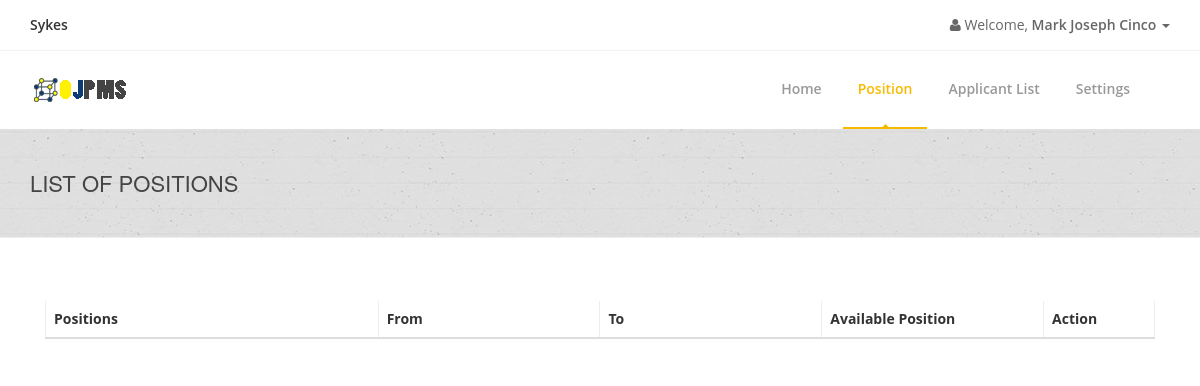
The page /company/company-positionlist.php (signed in) on the database as committed earlier.
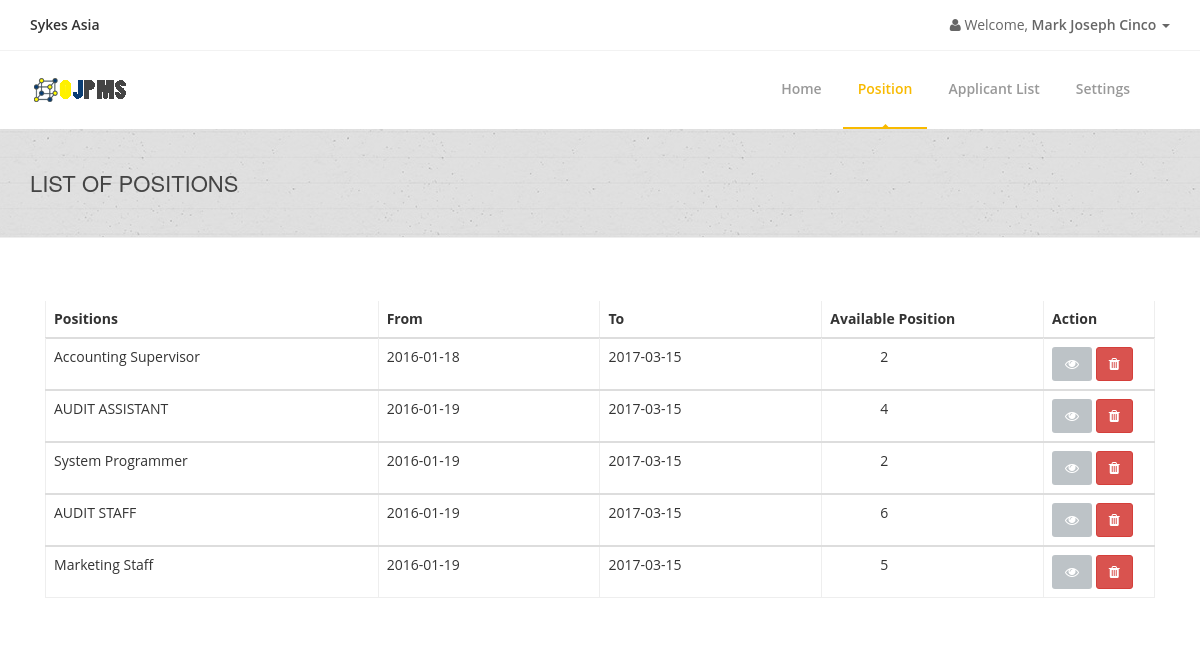
The same page on the database as committed later.
### tables this page shows
CREATE TABLE `companyinfotbl` (
  `CompanyID` int(255) NOT NULL AUTO_INCREMENT,
  `CompanyName` varchar(255) DEFAULT NULL,
  `Description` varchar(10000) DEFAULT NULL,
  `Industry` varchar(255) DEFAULT '',
  `Classification` varchar(255) DEFAULT NULL,
  `City` varchar(255) DEFAULT NULL,
  `PostalCode` varchar(255) DEFAULT NULL,
  `PhoneNum` varchar(255) DEFAULT NULL,
  `MobileNum` varchar(255) DEFAULT NULL,
  `Fax` varchar(255) DEFAULT NULL,
  `FirstName` varchar(255) DEFAULT NULL,
  `MiddleName` varchar(255) DEFAULT NULL,
  `LastName` varchar(255) DEFAULT NULL,
  `Position` varchar(255) DEFAULT NULL,
  `Department` varchar(255) DEFAULT NULL,
  `Email` varchar(255) DEFAULT NULL,
  `Password` varchar(255) DEFAULT NULL,
  `SaltedPassword` varchar(255) DEFAULT NULL,
  `Address` varchar(255) DEFAULT NULL,
  `Status` varchar(255) DEFAULT NULL,
  `Website` varchar(255) DEFAULT NULL,
  `ProfileImage` varchar(255) DEFAULT NULL,
  PRIMARY KEY (`CompanyID`)
);

CREATE TABLE `comppositiontbl` (
  `PositionID` int(11) NOT NULL AUTO_INCREMENT,
  `CompanyID` varchar(50) DEFAULT NULL,
  `Email` varchar(255) DEFAULT NULL,
  `PostingDateFrom` varchar(255) DEFAULT NULL,
  `PostingDateTo` varchar(255) DEFAULT NULL,
  `PositionTitle` varchar(255) DEFAULT NULL,
  `PositionLevel` varchar(255) DEFAULT NULL,
  `JobDescription` varchar(255) DEFAULT NULL,
  `JSpecialization` varchar(255) DEFAULT NULL,
  `EType` varchar(255) DEFAULT NULL,
  `AvPosition` varchar(255) DEFAULT NULL,
  `MonthlySalary` varchar(255) DEFAULT NULL,
  `YExperience` varchar(255) DEFAULT NULL,
  `DegreeLevel` varchar(255) DEFAULT NULL,
  `Languages` varchar(255) DEFAULT NULL,
  `ReqSkills` varchar(500) DEFAULT NULL,
  `Tags` varchar(255) DEFAULT NULL,
  PRIMARY KEY (`PositionID`)
);

### connection.php (called while the page is built, shortened)
<?php
class GSecureSQLConfig
{
    static function get_mysqli_config($type = NULL)
    {
        if (strtoupper($type) == 'LOCALHOST') {
            return array(
                'host' => 'localhost:3306',
                'user' => 'root',
                'pass' => '',
                'db' => 'e2edb'
            );
        } else {
            return array(
                'host' => 'mysql.hostinger.ph',
                'user' => 'u305071956_e2edb',
                'pass' => 'ocCWVkS7qe',
                'db' => 'u305071956_e2edb'
            );
        }
    }
}
class GSecureSQL
{
    private static $config;
    private static function _get_mysqli_config()
    {
        self::$config = GSecureSQLConfig::get_mysqli_config();
    }
    static function query($sql, $has_return = FALSE, $types = NULL)
    {
        $cn = new mysqli(
            self::$config['host'],
            self::$config['user'],
            self::$config['pass'],
            self::$config['db']
        );
        $ret = NULL;
        $st = $cn->prepare($sql);
        if (is_null($types)) {
            if (!$has_return) {
                $st->execute();
                $st->close();
                $cn->close();
                $ret = 'Query has been executed';
            } else {
                $st->execute();
                $code_result = '$st->bind_result(';
                $bool = false;
                $p = array();
                for($i = 0; $i < $st->field_count; $i++){
                    if(!$bool){
                        $bool = true;
                        $code_result .= '$p[' . $i . ']';
                    }else{
                        $code_result .= ',$p[' . $i . ']';
                    }
                }
                $code_result .= ');';
                eval($code_result);
                $ret = array();
                $k = 0;
                while($st->fetch()){
                    for($i = 0; $i < count($p); $i++){
                        $ret[$k][$i] = $p[$i];
                    }
                    $k++;
                }
                $st->close();
                $cn->close();
            }
        } else {
            if (!$has_return) {
                $arg = func_get_args();
                $code = '$st->bind_param($types';
                for ($i = 3; $i < count($arg); $i++) {
                    $code .= ',$arg[' . $i . ']';
                }
                $code .= ');';
                eval($code);
                $st->execute();
                $st->close();
                $cn->close();
            } else {
                $arg = func_get_args();
                $code = '$st->bind_param($types';
                for ($i = 3; $i < count($arg); $i++) {
                    $code .= ',$arg[' . $i . ']';
                }
                $code .= ');';
                eval($code);
                $st->execute();
                $code_result = '$st->bind_result(';
                $bool = false;
                $p = array();
                for($i = 0; $i < $st->field_count; $i++){
                    if(!$bool){
                        $bool = true;
                        $code_result .= '$p[' . $i . ']';
                    }else{
                        $code_result .= ',$p[' . $i . ']';
                    }
                }
                $code_result .= ');';
                eval($code_result);
                $ret = array();
                $k = 0;
                while($st->fetch()){
                    for($i = 0; $i < count($p); $i++){
                        $ret[$k][$i] = $p[$i];
                    }
                    $k++;
                }
            }
        }
        return $ret;
    }
}

### company/company-positionlist.php (the view, shortened to what this page needs)
<?php
include('../connection.php');
if (isset($_SESSION['CompanyID'])) {
    $CompanyID = $_SESSION['CompanyID'];
} else {
    header("location: ../login-company.php");
}
$companyinfo_tbl =
    GSecureSQL::query(
        "SELECT CompanyName, FirstName, LastName FROM companyinfotbl WHERE CompanyID = ?",
        TRUE,
        "s",
        $CompanyID
    );
$CompanyName = $companyinfo_tbl[0][0];
$cFirstName = $companyinfo_tbl[0][1];
$cLastName = $companyinfo_tbl[0][2];
?>
<!doctype html>
<html lang="en">
<head>
    <link href="../css/bootstrap.min.css" rel="stylesheet"/>
    <link href="../css/bootstrapValidator.min.css" rel="stylesheet"/>
    <link rel="stylesheet" href="../css/font-awesome.min.css" type="text/css" media="screen">
    <link rel="stylesheet" type="text/css" href="../fonts/ffonts/montserrat.css">
    <link rel="stylesheet" type="text/css" href="../fonts/ffonts/open-sans.css">
    <link rel="stylesheet" type="text/css" href="../css/slicknav.css" media="screen">
    <link rel="stylesheet" type="text/css" href="../css/style.css" media="screen">
    <link rel="stylesheet" type="text/css" href="../css/responsive.css" media="screen">
    <link rel="stylesheet" type="text/css" href="../css/animate.css" media="screen">
    <link rel="stylesheet" type="text/css" href="../css/colors/yellow.css" title="yellow" media="screen"/>
    <link rel="stylesheet" href="../css/notif.css"/>
</head>
<body>
<div id="container">
    <div class="hidden-header"></div>
    <header class="clearfix">
        <div class="top-bar">
            <div class="container">
                <div class="row">
                    <div class="col-md-6">
                        <ul class="contact-details">
                            <li class="profile-name"><b><?php echo $CompanyName; ?></b></li>
                        </ul>
                    </div>
                    <div class="col-md-6">
                        <ul class="nav navbar-nav navbar-right">
                            <li class="dropdown">
                                <a href="#" class="dropdown-toggle" data-toggle="dropdown"><b class="fa fa-user"></b>
                                    Welcome, <b><?php echo $cFirstName . " " . $cLastName; ?> </b><b class="caret"></b></a>
                            </li>
                        </ul>
                    </div>
                </div>
            </div>
        </div>
        <div class="navbar navbar-default navbar-top">
            <div class="container">
                <div class="navbar-header">
                    <a class="navbar-brand" href="">
                        <img src="../images/ojpms.png">
                    </a>
                </div>
                <div class="navbar-collapse collapse">
                    <ul class="nav navbar-nav navbar-right">
                        <li>
                            <a href="company.php">Home</a>
                        </li>
                        <li>
                            <a class="active">Position</a>
                        </li>
                        <li>
                            <a>Applicant List</a>
                        </li>
                        <li>
                            <a href="company-settings.php">Settings</a>
                        </li>
                    </ul>
                </div>
            </div>
        </div>
    </header>
    <div class="page-banner" style="padding:40px 0; center #f9f9f9;">
        <div class="container">
            <div class="row">
                <div class="col-md-6">
                    <h2>List of Positions</h2>
                </div>
            </div>
        </div>
    </div>
    <br><br><br>
    <div class="container">
        <div class="col-md-12">
            <table class="table segment table-hover" width="100%" cellpadding="0">
                <thead>
                <tr>
                    <th width='30%' class='tabletitle'>Positions</th>
                    <th width='20%' class='tabletitle'>From</th>
                    <th width='20%' class='tabletitle'>To</th>
                    <th width='20%' class='tabletitle'>Available Position</th>
                    <th width='10%' class='tabletitle'>Action</th>
                </thead>
                <?php
                $compposition_tbl =
                    GSecureSQL::query(
                        "SELECT * FROM comppositiontbl WHERE CompanyID = ? ORDER BY PostingDateFrom ASC",
                        TRUE,
                        "s",
                        $CompanyID
                    );
                foreach ($compposition_tbl as $value) {
                    $PositionID = $value[0];
                    $PostingDateFrom = $value[3];
                    $PostingDateTo = $value[4];
                    $PositionTitle = $value[5];
                    $AvPosition = $value[10];
                    ?>
                    <tbody>
                    <tr>
                        <td width=30% class='tabletitle'><?php echo $PositionTitle; ?></td>
                        <td width=20% class='tabletitle'><?php echo $PostingDateFrom; ?></td>
                        <td width=20% class='tabletitle'><?php echo $PostingDateTo; ?></td>
                        <td width=20% class='tabletitle' style = "text-indent:50px;"><?php echo $AvPosition; ?></td>
                        <td width=10% class='tabletitle'>
                            <button name="btnedit" data-toggle='modal'
                                    data-target='#UpdatePosition<?php echo $PositionID; ?>' class='btn btn-default'>
                                <i class='fa fa-eye'></i>
                            </button>
                            <button class="btn btn-danger" data-toggle="modal"
                                    data-target="#DeletePosition<?php echo $PositionID; ?>">
                                <i class="fa fa-trash fa-1x"></i>
                            </button>
                        </td>
                    </tr>
                    </tbody>
                    <?php
                }
                ?>
            </table>
        </div>
    </div>
</div>
</body>
</html>

### css/colors/yellow.css (style rules this page uses)
a { color: #444; }
.navbar-default .navbar-nav > li:hover > a, .navbar-default .navbar-nav > li > a.active { color: #f8ba01; }
.navbar-default .navbar-nav > li > a:after { background-color: #f8ba01; }
.navbar-default .navbar-nav > li > a.active, .navbar-default .navbar-nav > li:hover > a { border-color: #f8ba01; }

Rows that differ between the two databases and show on the page:
changed companyinfotbl "Mark Joseph": CompanyName "Sykes" → "Sykes Asia"
added comppositiontbl: PositionTitle "Accounting Supervisor", PostingDateFrom "2016-01-18", PostingDateTo "2017-03-15", AvPosition "2"
added comppositiontbl: PositionTitle "AUDIT ASSISTANT", PostingDateFrom "2016-01-19", PostingDateTo "2017-03-15", AvPosition "4"
added comppositiontbl: PositionTitle "System Programmer", PostingDateFrom "2016-01-19", PostingDateTo "2017-03-15", AvPosition "2"
added comppositiontbl: PositionTitle "AUDIT STAFF", PostingDateFrom "2016-01-19", PostingDateTo "2017-03-15", AvPosition "6"
added comppositiontbl: PositionTitle "Marketing Staff", PostingDateFrom "2016-01-19", PostingDateTo "2017-03-15", AvPosition "5"
